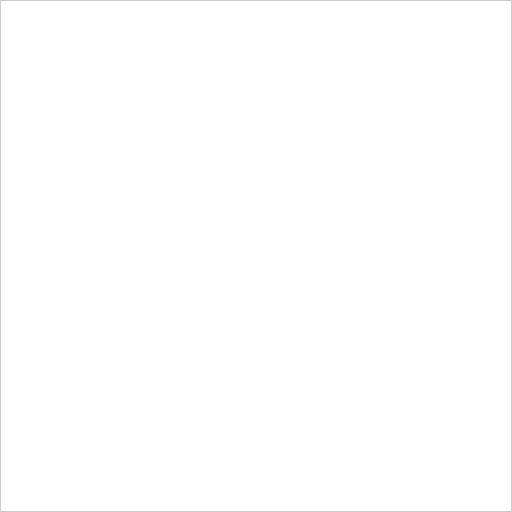
Frame 1 (no input)
Frame 60 (the mouse pressed at the canvas centre just before this capture): identical to frame 1, image omitted
Frame 120 (the mouse held since frame 60 and released just before this capture): identical to frame 1, image omitted

The Processing sketch that drew this single still picture (run headless with seeded random() and noise(); from frame 60 on, the mouse is pressed at the canvas centre):

// Processing sketch: oil
// ── oil.pde
import java.util.Arrays;
float[][] z, v, a;

///////////////////////////////////////////////////////////////////////////////////////////////////////////////////////////////////////////////

void setup() {
  size(512, 512);
  colorMode(RGB, 1);
  z = new float[width][height];
  v = new float[width][height];
  a = new float[width][height];
  loadPixels();
}

///////////////////////////////////////////////////////////////////////////////////////////////////////////////////////////////////////////////

void draw() {
  background(0);
  for (int x = 1; x < width-1; x++) {
    for (int y = 1; y < height-1; y++) {
      a[x][y] = (v[x-1][y] + v[x+1][y] + v[x][y-1] + v[x][y+1])/4 - v[x][y];
    }
  }
  for (int x = 1; x < width-1; x++) {
    for (int y = 1; y < height-1; y++) {
      v[x][y] += a[x][y];
      z[x][y] += v[x][y];
      pixels[width*y+x] = color(sin(z[x][y]) + 1, cos(z[x][y]), 1);
    }
  }
  updatePixels();
}

///////////////////////////////////////////////////////////////////////////////////////////////////////////////////////////////////////////////

void move(int x_,int y_) {
  if (x_ > -1    &&    y_ < width    &&    y_ > -1    &&    y_ < height) {
    v[x_][y_] = randomGaussian() * TAU;
  }
}

///////////////////////////////////////////////////////////////////////////////////////////////////////////////////////////////////////////////

void mouseClicked() { move(mouseX,mouseY); }

///////////////////////////////////////////////////////////////////////////////////////////////////////////////////////////////////////////////

void mouseDragged() { move(mouseX,mouseY); }

///////////////////////////////////////////////////////////////////////////////////////////////////////////////////////////////////////////////

void keyPressed() {
  noLoop();
  for (int x = 0; x < width; x++)    Arrays.fill(z[x], 0);
  for (int x = 0; x < width; x++)    Arrays.fill(v[x], 0);
  loop();
}
